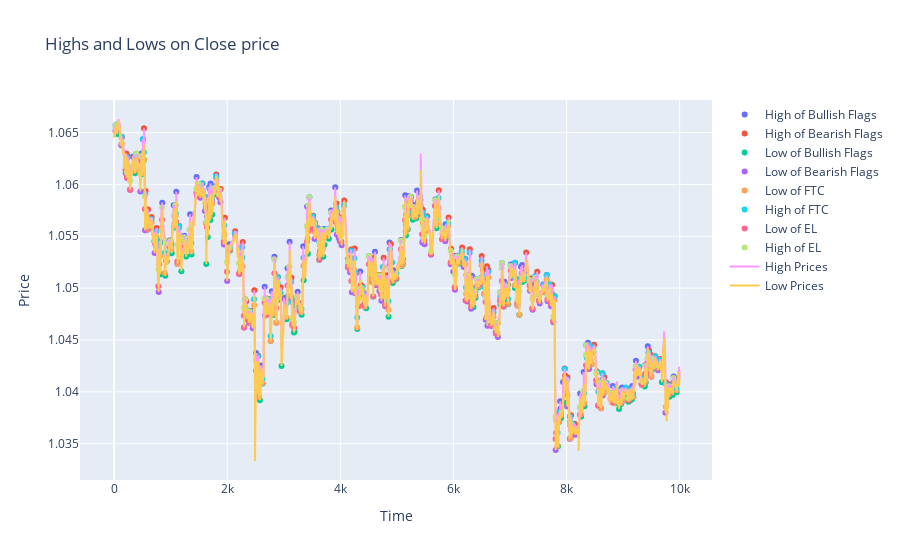

Notebook source saved alongside this figure:
### Code cell
figure_of_Flag_15m = Figure_Flag(DataSet,FLAGS)
figure_of_Flag_15m.basic_figure()
